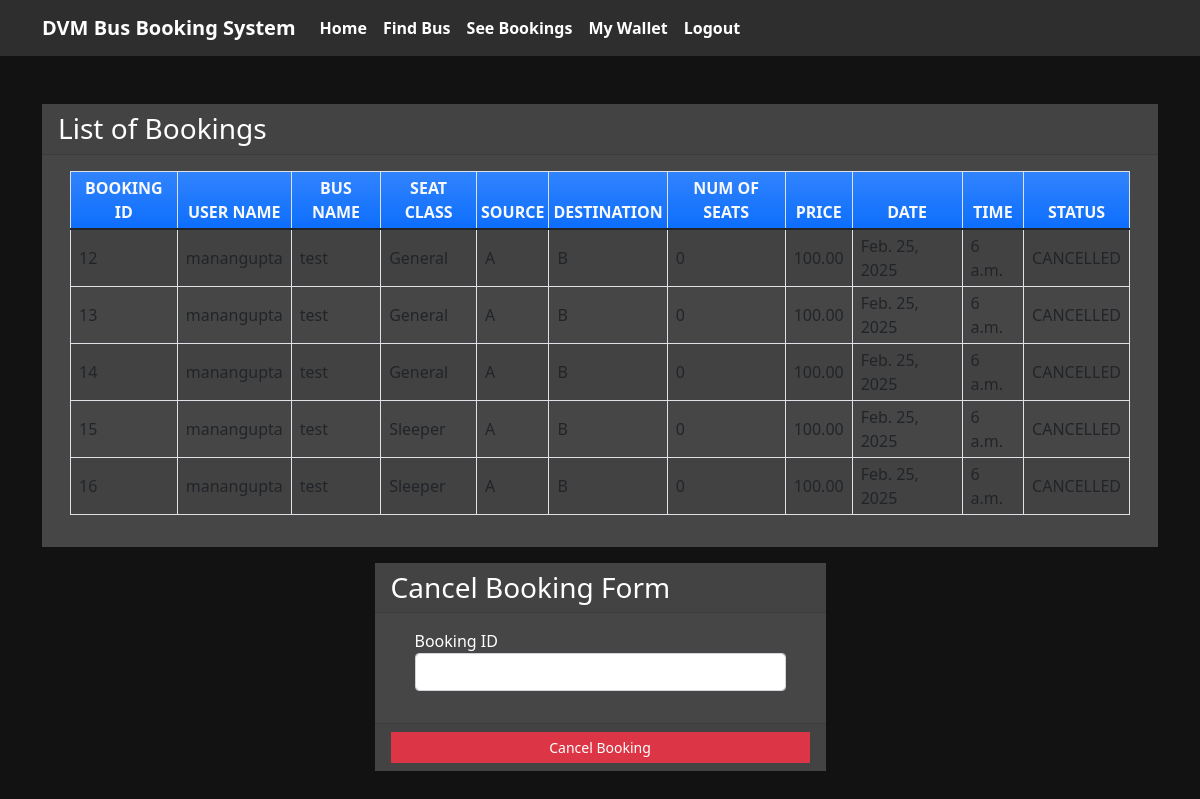
The app's page /seebookings (signed in) with its own data.
### myapp/models.py (models this page shows)
class Book(models.Model):
    BOOKED = 'B'
    CANCELLED = 'C'
    TICKET_STATUSES = ((BOOKED, 'Booked'),
                       (CANCELLED, 'Cancelled'),)
    SEAT_CLASS_CHOICES = [
        ('GEN', 'General'),
        ('SLP', 'Sleeper'),
        ('LUX', 'Luxury'),
    ]
    email = models.EmailField()
    name = models.CharField(max_length=30)
    userid = models.DecimalField(decimal_places=0, max_digits=2)
    busid = models.DecimalField(decimal_places=0, max_digits=2)
    bus_name = models.CharField(max_length=30)
    source = models.CharField(max_length=30)
    dest = models.CharField(max_length=30)
    seat_class = models.CharField(max_length=3, choices=SEAT_CLASS_CHOICES, default='GEN')
    nos = models.DecimalField(decimal_places=0, max_digits=2)
    price = models.DecimalField(decimal_places=2, max_digits=6)
    date = models.DateField()
    time = models.TimeField()
    status = models.CharField(choices=TICKET_STATUSES, default=BOOKED, max_length=2)

### myapp/views.py (the view)
# urls.py: path('seebookings', views.seebookings, name="seebookings"),
@login_required(login_url='signin')
def seebookings(request,new={}):
    context = {}
    id_r = request.user.id
    book_list = Book.objects.filter(userid=id_r)
    if book_list:
        return render(request, 'myapp/booklist.html', locals())
    else:
        context["error"] = "Sorry no buses booked"
        return render(request, 'myapp/findbus.html', context)

### busBooking/myapp/templates/myapp/booklist.html (shortened to what this page needs)
{% extends 'myapp/base.html' %}
{% block content %}
<div class="container my-5">
    <div class="card rounded-0">
        <div class="card-header">
            <div class="card-title h3 mb-0">List of Bookings</div>
        </div>
        <div class="card-body">
            <div class="container-fluid">
                <table class="table table-bordered table-striped">
                    <thead>
                        <tr class="bg-gradient bg-primary text-light">
                            <th class="p-1 text-center">BOOKING ID</th>
                            <th class="p-1 text-center">USER NAME</th>
                            <th class="p-1 text-center">BUS NAME</th>
                            <th class="p-1 text-center">SEAT CLASS</th>
                            <th class="p-1 text-center">SOURCE</th>
                            <th class="p-1 text-center">DESTINATION</th>
                            <th class="p-1 text-center">NUM OF SEATS</th>
                            <th class="p-1 text-center">PRICE</th>
                            <th class="p-1 text-center">DATE</th>
                            <th class="p-1 text-center">TIME</th>
                            <th class="p-1 text-center">STATUS</th>
                        </tr>
                    </thead>
                    {% for row in book_list %}
                    <tr>
                        <td class="px-2 py-1 align-middle">{{row.id}}</td>
                        <td class="px-2 py-1 align-middle">{{row.name}}</td>
                        <td class="px-2 py-1 align-middle">{{row.bus_name}}</td>
                        <td class="px-2 py-1 align-middle">{{row.get_seat_class_display}}</td>
                        <td class="px-2 py-1 align-middle">{{row.source}}</td>
                        <td class="px-2 py-1 align-middle">{{row.dest}}</td>
                        <td class="px-2 py-1 align-middle">{{row.nos}}</td>
                        <td class="px-2 py-1 align-middle">{{row.price}}</td>
                        <td class="px-2 py-1 align-middle">{{row.date}}</td>
                        <td class="px-2 py-1 align-middle">{{row.time}}</td>
                        <td class="px-2 py-1 align-middle">{{row.status}}</td>
                    </tr>
                    {% endfor %}
                </table>
            </div>
        </div>
    </div>
    <div class="row mt-3 justify-content-center">
        <div class="col-lg-5 col-md-7 col-sm-10 col-xs-12">
            <div class="card rounded-0">
                <div class="card-header">
                    <div class="card-title h3 mb-0">Cancel Booking Form</div>
                </div>
                <div class="card-body">
                    <div class="container-fluid">
                        <form action="{% url 'cancellings' %}" method="post" id="cancel-form">
                            <div class="mb-3">
                                <label for="bus_id" class="control-label">Booking ID</label>
                                <input name='bus_id' class="form-control" type="number" id="bus_id">
                            </div>
                        </form>
                    </div>
                </div>
                <div class="card-footer text-center">
                    <button class="btn btn-sm rounded-0 btn-danger w-100" form="cancel-form">Cancel Booking</button>
                </div>
            </div>
        </div>
    </div>
</div>
{% endblock %}

### busBooking/myapp/templates/myapp/base.html (shortened to what this page needs)
<!doctype html>
<html lang="en">
<head>
    <link rel="stylesheet" href="https://cdn.jsdelivr.net/npm/bootstrap@5.1.3/dist/css/bootstrap.min.css">
    <link rel="stylesheet" href="https://cdnjs.cloudflare.com/ajax/libs/font-awesome/5.15.4/css/all.min.css">
</head>
<body>
<nav class="navbar navbar-expand-lg navbar-light">
    <div class="container">
        <a class="navbar-brand" href="#">DVM Bus Booking System</a>
        <div class="collapse navbar-collapse" id="navbarNavAltMarkup">
            <div class="navbar-nav">
                <a class="nav-item nav-link active" href="{% url 'home' %}">Home</a>
                <a class="nav-item nav-link" href="{% url 'findbus' %}">Find Bus</a>
                <a class="nav-item nav-link" href="{% url 'seebookings' %}">See Bookings</a>
                {% if request.user.is_active %}
                <a class="nav-item nav-link" href="{% url 'wallet_view' %}">My Wallet</a>
                <a class="nav-item nav-link" href="{% url 'signout' %}">Logout</a>
                {% else %}
                <a class="nav-item nav-link" href="{% url 'signup' %}">Registration</a>
                {% endif %}
            </div>
        </div>
    </div>
</nav>
{% block content %}
{% endblock %}
</body>
</html>

### busBooking/myapp/templates/myapp/base.html (style rules this page uses)
body { background-color: #121212; color: #ffffff; }
.navbar { background-color: #2e2e2e; }
.navbar-brand, .nav-link { color: #ffffff !important; font-weight: bold; }
.card { background-color: #474646; border: none; }

### records on screen
Book: id "12", name "manangupta", bus_name "test", seat_class "General", source "A", dest "B", nos "0", price "100.00", date "Feb. 25, 2025", time "6 a.m.", status "CANCELLED"
Book: id "13", name "manangupta", bus_name "test", seat_class "General", source "A", dest "B", nos "0", price "100.00", date "Feb. 25, 2025", time "6 a.m.", status "CANCELLED"
Book: id "14", name "manangupta", bus_name "test", seat_class "General", source "A", dest "B", nos "0", price "100.00", date "Feb. 25, 2025", time "6 a.m.", status "CANCELLED"
Book: id "15", name "manangupta", bus_name "test", seat_class "Sleeper", source "A", dest "B", nos "0", price "100.00", date "Feb. 25, 2025", time "6 a.m.", status "CANCELLED"
Book: id "16", name "manangupta", bus_name "test", seat_class "Sleeper", source "A", dest "B", nos "0", price "100.00", date "Feb. 25, 2025", time "6 a.m.", status "CANCELLED"
